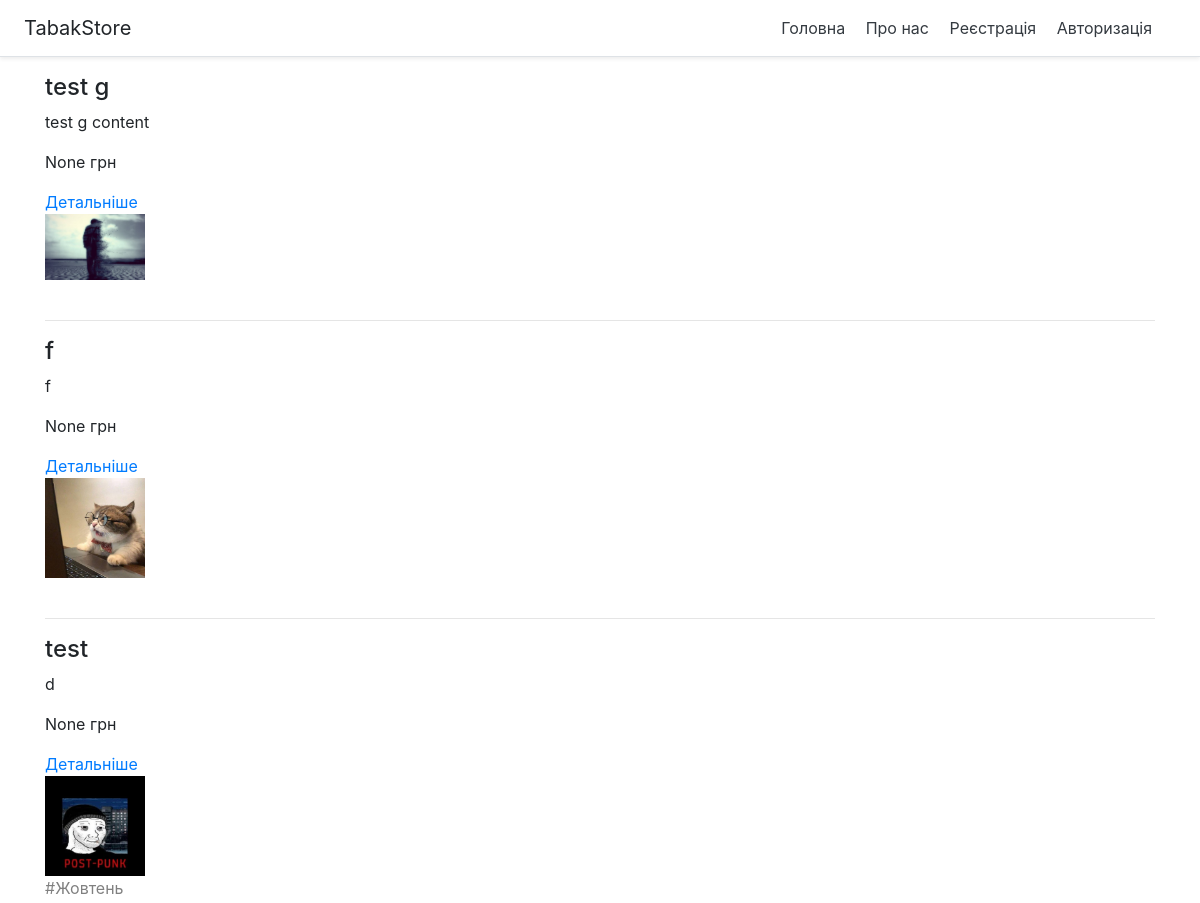
The app's page / (upper part), older data.
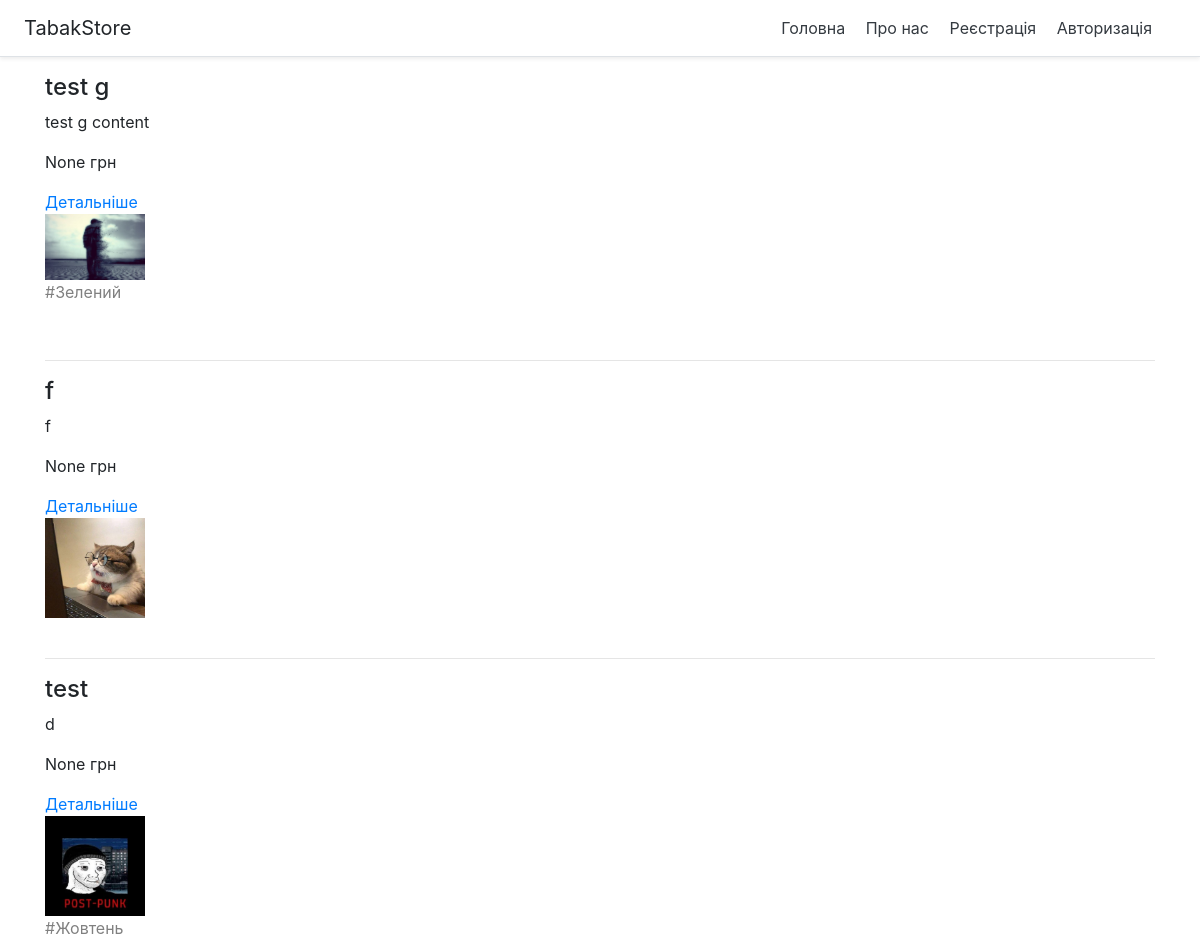
The same page, newer data.
### news/models.py (models this page shows, shortened)
class News(models.Model):
    objects = None
    title = models.CharField(max_length=150, verbose_name='Назва новини')
    content = models.TextField(blank=True, verbose_name='Контент')
    created_at = models.DateTimeField(auto_now_add=True, verbose_name='Дата публікації')
    updated_at = models.DateTimeField(auto_now=True, verbose_name='Дата оновлення')
    photo = models.ImageField(upload_to='photos/%Y/%m/%d/%H/%M/%S', verbose_name='Фото', blank=True)
    is_published = models.BooleanField(default=True, verbose_name='Опубліковано ?')
    cost = models.FloatField(null=True, verbose_name='Ціна', blank=True)
    we_have = models.BooleanField(default=False, verbose_name='Є в наявності?', blank=True)
    rating = models.FloatField(null=True, verbose_name='Рейтинг', blank=True)
    categores = models.ManyToManyField(Category, blank=True)
    class Meta:
        verbose_name = 'Новина'
        verbose_name_plural = 'Новини'
        ordering = ['-created_at', 'title']

class Category(models.Model):
    objects = None
    title = models.CharField(max_length=150, db_index=True, verbose_name='Назва кетегорії')
    def __str__(self):
        return self.title
    class Meta:
        verbose_name = 'Категорія'
        verbose_name_plural = 'Категорії'
        ordering = ['title']

### news/views.py (the view)
# urls.py: path('', index),
def index(request):
    news = News.objects.order_by('-created_at')
    return render(request, 'new/index.html', {'news': news})

### news/templates/new/index.html (shortened to what this page needs)
{% extends 'new/base.html' %}
{% block content %}
{% for item in news %}
    <div>
        <h4>{{ item.title }} </h4>
        <p>{{ item.content }} </p>
        <p>{{ item.cost }} грн </p>
    <a class="" href="{% url 'post' item.id %}">Детальніше</a>
        <div class="media">
            {% if item.photo %}
         <img src="{{ item.photo.url }}" alt="" width="100">
            {% endif %}
        </div>
        {% for i in item.categores.all %}
        <p style="color: gray">#{{ i }} </p>
        {% endfor %}
        <br>
        <hr>
    </div>
{% endfor %}
{% endblock %}

Row changes from the older to the newer data that the page shows:
changed News "test g": gains Category (title "Зелений")
